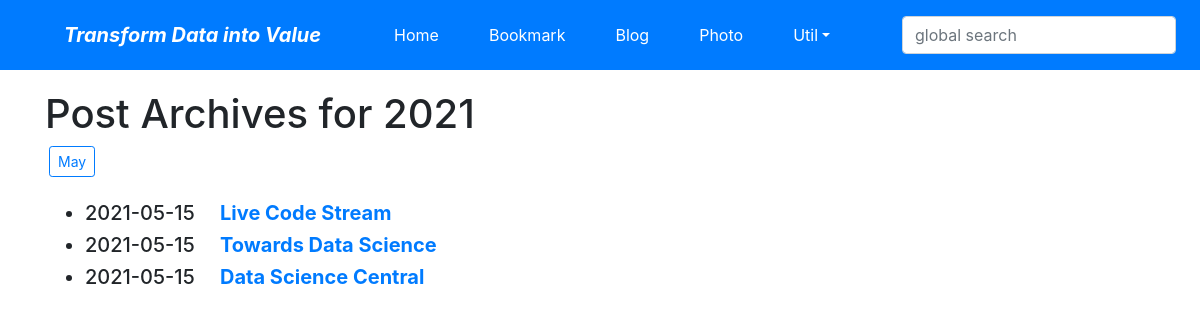
The app's page /blog/archive/2021/ with its own data.
### blog/models.py (models this page shows, shortened)
class Post(models.Model):
    title = models.CharField(verbose_name='TITLE',max_length=50)
    slug = models.SlugField('SLUG', unique=True, allow_unicode=True,
    help_text='one word for title alias.')
    description = models.CharField('DESCRIPTION', max_length=100,blank=True,
    help_text='simple description text.')
    content = models.TextField('CONTENT')
    create_dt = models.DateTimeField('CREATE DATE', auto_now_add=True)
    modify_dt = models.DateTimeField('MODIFY DATE', auto_now=True)
    class Meta:
        verbose_name = 'post'
        verbose_name_plural = 'posts'
        db_table = 'blog_posts'
        ordering = ('-modify_dt',) # modify_dt 기준으로 내림차순
    def get_absolute_url(self):
        return reverse('blog:post_detail',args=(self.slug,))

### blog/views.py (the view)
# urls.py: path('archive/<int:year>/', views.PostYAV.as_view(), name='post_year_archive'),
class PostYAV(YearArchiveView):
    model = Post
    date_field = 'modify_dt'
    make_object_list = True

### blog/templates/blog/post_archive_year.html (shortened to what this page needs)
{% extends "base.html" %}
{% block content %}
    <h1>Post Archives for {{ year|date:"Y" }}</h1>
    {% for date in date_list %}
    <a href="{% url 'blog:post_month_archive' date|date:'Y' date|date:'b' %}"
       class="btn btn-outline-primary btn-sm mx-1">
        {{ date|date:"F" }}</a>
    {% endfor %}
    <br><br>
    <div>
        <ul>
            {% for post in object_list %}
            <li class="h5">
                {{ post.modify_dt|date:"Y-m-d" }}&emsp;
                <a href="{{ post.get_absolute_url }}"><strong>{{ post.title }}</strong></a>
            </li>
            {% endfor %}
        </ul>
    </div>
{% endblock %}

### records on screen
Post: modify_dt "2021-05-15", title "Live Code Stream"
Post: modify_dt "2021-05-15", title "Towards Data Science"
Post: modify_dt "2021-05-15", title "Data Science Central"

### other values on screen
{{ year|date:"Y" }} "2021"
{{ date|date:"F" }} "May"
